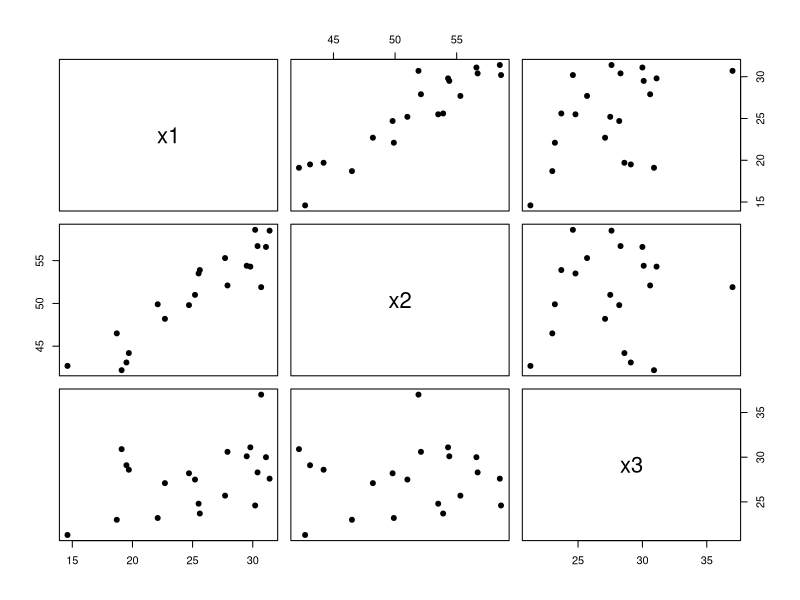

Recreate this plot in R.
library(tidyverse)

x1 <- c(19.5, 24.7, 30.7, 29.8, 19.1, 25.6, 31.4, 27.9,
        22.1, 25.5, 31.1, 30.4, 18.7, 19.7, 14.6, 29.5,
        27.7, 30.2, 22.7, 25.2)
    
x2 <- c(43.1, 49.8, 51.9, 54.3, 42.2, 53.9, 58.5, 52.1,
        49.9, 53.5, 56.6, 56.7, 46.5, 44.2, 42.7, 54.4,
        55.3, 58.6, 48.2, 51.0)

x3 <- c(29.1, 28.2, 37.0, 31.1, 30.9, 23.7, 27.6, 30.6,
        23.2, 24.8, 30.0, 28.3, 23.0, 28.6, 21.3, 30.1,
        25.7, 24.6, 27.1, 27.5)

y <- c(11.9, 22.8, 18.7, 20.1, 12.9, 21.7, 27.1, 25.4,
       21.3, 19.3, 25.4, 27.2, 11.7, 17.8, 12.8, 23.9,
       22.6, 25.4, 14.8, 21.1)

one <- tibble(y, x1, x2, x3)

# matrix of scatterplots
# the 2 tells it to start with col 2 and end with col 4 (so skip the y col)
pairs(one[,2:4], pch = 19)

# this one suppresses the lower half of the matrix
#pairs(one[,2:4], pch = 19, lower.panel = NULL)

# a second option for matrix of scatterplots
# plot(one, pch=3, cex=1, col="#69b3a2")

# matrix of correlation values
# the 2 tells it to start with col 2 and end with col 4 (so skip the y col)
cor(one[,2:4])

# how to run tests using full and reduced models
# goal: compare y ~ x1 + x2 + x3 to y ~ x1

full <- lm(y ~ x1 + x2 + x3, data=one) # Full Model
reduced <- lm(y ~ x1, data=one) # Reduced model

out <- anova(reduced, full)

# check values
# anova(full)
# anova(reduced)
























